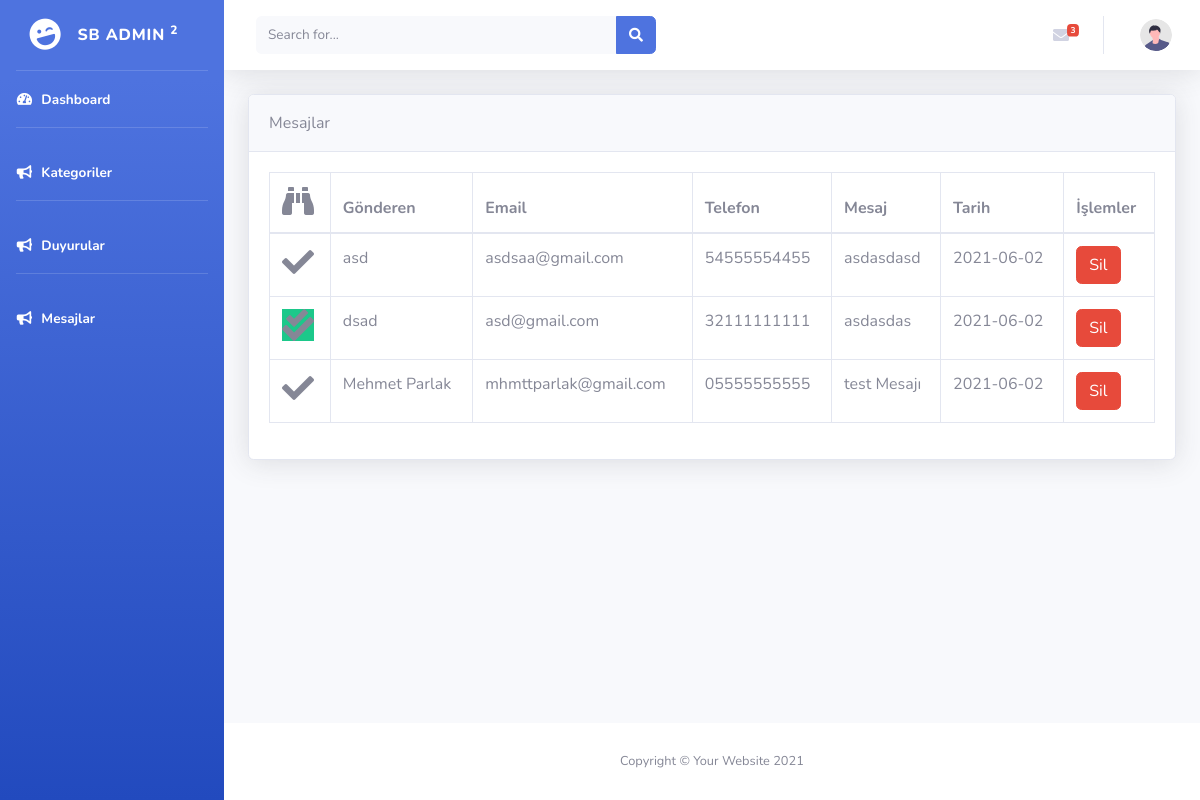
Screenshot of /index.php/mesaj with the database file from the repository.
### tables this page shows
CREATE TABLE `iletisim` (
  `id` int(11) NOT NULL,
  `adsoyad` varchar(250) NOT NULL,
  `email` varchar(250) NOT NULL,
  `telefon` varchar(250) NOT NULL,
  `mesaj` text NOT NULL,
  `tarih` date NOT NULL,
  `durum` int(2) NOT NULL DEFAULT '0'
);

### application/controllers/Mesaj.php (called while the page is built, shortened)
<?php
class Mesaj  extends CI_Controller
{
    public function index(){
        $this->load->model('Vt');
       $rows= $this->Vt->mesajCek();
        $this->load->view('yonetim/mesajlar',compact('rows','mesaj'));
    }
}

### index.php (called while the page is built, shortened)
<?php
require_once BASEPATH.'core/CodeIgniter.php';

### application/models/Vt.php (called while the page is built, shortened)
<?php
class Vt extends CI_Model{
    function mesajCek()
    {
        $result=$this->db->select('*')
        ->from('iletisim')
        ->order_by('id','desc')
        ->get()
        ->result();
        return $result;
    }
}

### application/views/yonetim/mesajlar.php (the view, shortened to what this page needs)
    <div class="container-fluid">
        <div class="card shadow mb-4">
            <div class="card-header py-3">
                <span>Mesajlar </span>
            </div>
            <div class="card-body">
                <div class="table-responsive">
                    <table class="table table-bordered" id="dataTable" width="100%" cellspacing="0">
                        <thead>
                            <tr>
                                <th><i class="fa fa-binoculars  fa-2x text-wihte"></i></th>
                                <th>Gönderen</th>
                                <th>Email</th>
                                <th>Telefon</th>
                                <th>Mesaj</th>
                                <th>Tarih</th>
                                <th>İşlemler</th>
                            </tr>
                        </thead>
                        <tbody>
                        <?php  foreach($rows as $row):?>
                            <tr>
                                <td><?php
                                if($row->durum==1)
                                {?>
                                     <i class="fas fa-check-double bg-success fa-2x"></i>
                                <?php }
                                else{?>
                                    <i class="fas fa-check fa-2x"></i>
                               <?php }?>
                                </td>
                                <td><?php echo $row->adsoyad;?></td>
                                <td><?php echo $row->email;?></td>
                                <td><?php echo $row->telefon;?></td>
                                <td><?php echo $row->mesaj;?></td>
                                <td><?php echo $row->tarih;?></td>
                                <td>
                                    <a href="<?php echo base_url('yonetim/mesajSil/'); echo ''.$row->id  ?>" class="btn btn-danger btn-small">Sil</a>
                                </td>
                            </tr>
                        <?php endforeach; ?>
                        </tbody>
                    </table>
                </div>
            </div>
        </div>
    </div>
</div>

### rows the page displays
iletisim: durum 0 (drawn), adsoyad "asd", email "asdsaa@gmail.com", telefon "54555554455", mesaj "asdasdasd", tarih "2021-06-02"
iletisim: durum 1 (drawn), adsoyad "dsad", email "asd@gmail.com", telefon "32111111111", mesaj "asdasdas", tarih "2021-06-02"
iletisim: durum 0 (drawn), adsoyad "Mehmet Parlak", email "mhmttparlak@gmail.com", telefon "05555555555", mesaj "test Mesajı", tarih "2021-06-02"

### other values shown
count($mesaj) "3"
